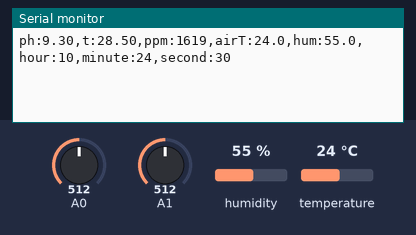
Simulated run of this sketch. Board: Arduino Uno, built with avr-gcc and run on an emulated ATmega328P. On the bench: the last lines printed to the serial monitor. Inputs (shaded band) come from the test bench; at power-on: humidity 55 %, A0 = 512, A1 = 512, temperature 24 °C. The local clock reads 2024-03-15 10:24:30 at power-on unless the sketch sets it.

Above: at 1.2 s.
1.3 s: humidity set to 22 %
2.8 s: A0 set to 716
At 4.1 s:
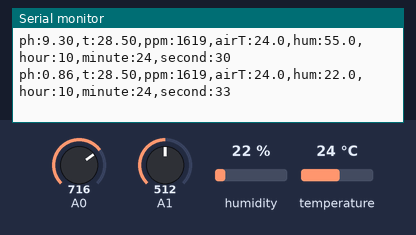
4.3 s: A1 set to 716
5.8 s: temperature set to 12 °C
At 7.1 s:
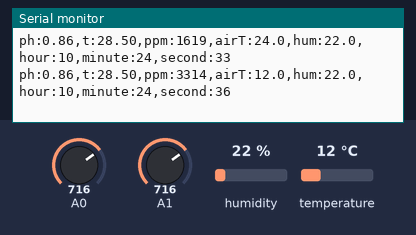
7.3 s: A0 set to 992
8.8 s: A1 set to 992
At 10.8 s:
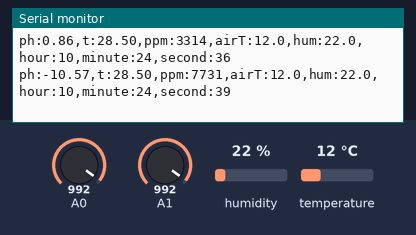
Timing chart, 0 to 11.3 s (numbered marks = the images above; inputs shaded):
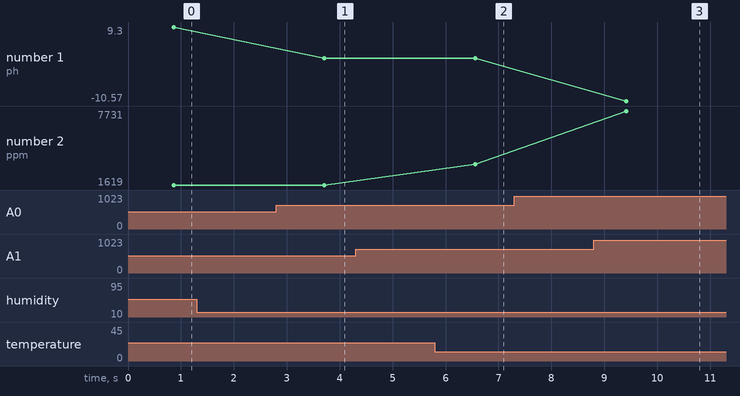

The sketch:

SHVF_arduino_FIXED.ino
```cpp
/*
#include <DHT.h>
#include <RtcDS1302.h>
#include <OneWire.h>
#include <DallasTemperature.h>

#define ONE_WIRE_BUS A2        // DS18B20 data wire on A2 (used as digital pin)
OneWire oneWire(ONE_WIRE_BUS);
DallasTemperature ds18b20(&oneWire);

// Smoothing (EMA) — adjust 0.2..0.4 for more/less smoothing
float waterEMA = NAN;
const float alpha = 0.3;

// Optional single-point trim (after testing with a reference therm.)
float tempOffsetC = 0.00;  // set later, e.g., +0.25 to add 0.25 °C

ThreeWire myWire(5, 4, 6);        // DAT, CLK, RST
RtcDS1302<ThreeWire> Rtc(myWire);    // RTC Object

// === Arduino UNO sensor sender ===
// Reads sensors and sends data to ESP32 via Serial every 2 seconds
#define DHTPIN 2
#define DHTTYPE DHT11
DHT dht(DHTPIN, DHTTYPE);
#define PH_SENSOR A0
#define TDS_SENSOR A1
#define WATER_TEMP_SENSOR A2

void setup() {
  Serial.begin(9600);
  dht.begin();

  Rtc.Begin();

  RtcDateTime currentTime = RtcDateTime(__DATE__ , __TIME__);
  //Rtc.SetDateTime(currentTime);

  ds18b20.begin();
  ds18b20.setResolution(12);           // 12-bit for best accuracy (±0.5 °C typical)
  ds18b20.setWaitForConversion(true);  // block until conversion done on requestTemperatures()
}

float readStableAnalog(int pin, int samples = 60) {
  float total = 0;
  for (int i = 0; i < samples; i++) {
    total += analogRead(pin);
    delay(5);
  }
  return total / samples;
}

float simulateWaterTemp() {
  return 25.5 + random(-10, 10) * 0.1;  // simulate small variation
}

float readWaterTempC_DS18B20() {
  // up to 3 tries to avoid occasional CRC/disconnect glitches
  for (int attempt = 0; attempt < 3; attempt++) {
    ds18b20.requestTemperatures();               // starts and waits for conversion (~750 ms at 12-bit)
    float t = ds18b20.getTempCByIndex(0);        // first device on the bus

    if (t != DEVICE_DISCONNECTED_C && t > -55 && t < 125) {
      // apply optional offset calibration
      t += tempOffsetC;

      // EMA smoothing
      if (isnan(waterEMA)) waterEMA = t;
      else waterEMA = alpha * t + (1.0 - alpha) * waterEMA;

      return waterEMA;  // smoothed reading
    }
    delay(50); // short pause before retry
  }
  // if all tries fail, keep last EMA (if any) or return NAN
  return waterEMA;
}

const float C7 = 600; //590; //659; //515.0; 555 556
const float C4 = 689; //792; //620.0;

const float m_ph = (6.86 - 4.01) / (C7 - C4);
const float b_ph = 6.86 - m_ph * C7; // small offset tweak

void loop() {
  //float phRaw = readStableAnalog(PH_SENSOR);
  //float phVolt = phRaw * (5.0 / 1023.0);
  //float phValue = 7 + ((2.5 - phVolt) / 0.18); // Adjust based on calibration

  float phval = readStableAnalog(PH_SENSOR, 100); // analogRead(A0);
  float  voltage = m_ph * phval + b_ph;    //phval; //* (5.0/1023.0) - 0.7;
  float phValue = voltage;

  float tdsRaw = readStableAnalog(TDS_SENSOR);
  float tdsVolt = tdsRaw * (5.0 / 1023.0);
  float tds = (133.42 * tdsVolt * tdsVolt * tdsVolt - 255.86 * tdsVolt * tdsVolt + 857.39 * tdsVolt) * 0.5;

    // float waterTemp = analogRead(A2) * (5.0/1023.0); //simulateWaterTemp();
     float waterTemp = readStableAnalog(WATER_TEMP_SENSOR); // * (5.0/1023.0); // old (volts)
    //float waterTemp = readWaterTempC_DS18B20();        // °C, smoothed & calibrated


  float airTemp = dht.readTemperature();
  float humidity = dht.readHumidity();

  RtcDateTime now = Rtc.GetDateTime();

  Serial.print("ph:");
  Serial.print(phValue, 2);
  Serial.print(",t:");
  Serial.print(waterTemp, 2);
  Serial.print(",ppm:");
  Serial.print(tds,0); //tds, 0);
  Serial.print(",airT:");
  Serial.print(airTemp, 1);
  Serial.print(",hum:");
  Serial.print(humidity, 1);
  Serial.print(",hour:");
  Serial.print(now.Hour(), 1);
  Serial.print(",minute:");
  Serial.print(now.Minute(), 1);
  Serial.print(",second:");
  Serial.println(now.Second(), 1);

  delay(2000);
}
*/


#include <DHT.h>
#include <RtcDS1302.h>
#include <OneWire.h>
#include <DallasTemperature.h>

// === Pins ===
#define DHTPIN 2
#define DHTTYPE DHT11
#define PH_SENSOR A0
#define TDS_SENSOR A1
#define DS18B20_PIN A2        // DS18B20 data line on A2 (as a digital-capable pin)

ThreeWire myWire(5, 4, 6);           // DS1302: DAT, CLK, RST
RtcDS1302<ThreeWire> Rtc(myWire);

DHT dht(DHTPIN, DHTTYPE);
OneWire oneWire(DS18B20_PIN);
DallasTemperature ds18b20(&oneWire);

// === DS18B20 smoothing & trim ===
float waterEMA = NAN;
const float EMA_ALPHA = 0.30;         // 0.2..0.4 typical
float tempOffsetC = 0.00;             // set after comparing vs reference thermometer

// === pH calibration (from your code) ===
const float C7 =  567.50; //600; // ADC at pH ~6.86/7.00 buffer
const float C4 = 640; //689; // ADC at pH ~4.01 buffer
const float m_ph = (7.00 - 4.00) / (C7 - C4); // 6.86 yung 7.00 tapos 4.01 yung 4.00
const float b_ph = 7.00 - m_ph * C7;

// === TDS/EC options ===
const float TDS_FACTOR = 0.7;         // 0.5 (NaCl) most meters; set 0.7 if your handheld uses 442/0.7 scale
// Temp compensation coefficient for EC (per °C from 25°C). 0.02 is common.
const float EC_TCOMP = 0.02;

// --- helpers ---
float readStableAnalog(int pin, int samples = 60) {
  float sum = 0;
  for (int i = 0; i < samples; i++) {
    sum += analogRead(pin);
    delay(5);
  }
  return sum / samples;
}

float readWaterTempC_DS18B20() {
  for (int attempt = 0; attempt < 3; attempt++) {
    ds18b20.requestTemperatures();         // waits until conversion done (with setWaitForConversion(true))
    float t = ds18b20.getTempCByIndex(0);  // first device
    if (t != DEVICE_DISCONNECTED_C && t > -55 && t < 125) {
      t += tempOffsetC;
      if (isnan(waterEMA)) waterEMA = t;
      else waterEMA = EMA_ALPHA * t + (1.0 - EMA_ALPHA) * waterEMA;
      return waterEMA;
    }
    delay(50);
  }
  return waterEMA; // may be NAN on first run if sensor missing
}

// Convert raw TDS sensor voltage to EC (µS/cm), with temp compensation, then to PPM.
float readTDSppm(float waterTempC) {
  // Average the analog input for less noise
  float tdsRaw = readStableAnalog(TDS_SENSOR, 60);
  float v = tdsRaw * (5.0f / 1023.0f);       // sensor output voltage (V) on 5V ADC

  // Temperature compensation (reference 25°C)
  float compCoeff = 1.0f + EC_TCOMP * (waterTempC - 25.0f);
  float vComp = v / compCoeff;

  // DFRobot polynomial: maps voltage -> EC (µS/cm)
  // Note: Many TDS boards output a voltage proportional to EC. This poly assumes their circuit.
  float ec_uS = (133.42f * vComp * vComp * vComp
               - 255.86f * vComp * vComp
               + 857.39f * vComp);

  if (ec_uS < 0) ec_uS = 0;

  // Convert EC (µS/cm) to TDS (ppm) using selected factor
  float ppm = ec_uS * TDS_FACTOR;

  return ppm;
}

void setup() {
  Serial.begin(9600);
  dht.begin();
  Rtc.Begin();

  // If you need to set RTC once:
  // RtcDateTime currentTime = RtcDateTime(__DATE__ , __TIME__);
  // Rtc.SetDateTime(currentTime);

  ds18b20.begin();
  ds18b20.setResolution(12);
  ds18b20.setWaitForConversion(true);
}

void loop() {
  // --- Water temperature (DS18B20) ---
  float waterTempC = 28.5; // readWaterTempC_DS18B20();   // °C

  // --- pH (from your linearized calibration) ---
  float phADC = readStableAnalog(PH_SENSOR, 100);
  float phValue = m_ph * phADC + b_ph;

  // --- TDS/PPM (with temp compensation) ---
  float tdsPPM = readTDSppm(isnan(waterTempC) ? 25.0f : waterTempC); // default 25°C if temp missing

  // --- Air temp & humidity ---
  float airTemp = dht.readTemperature();
  float humidity = dht.readHumidity();

  // --- Time ---
  RtcDateTime now = Rtc.GetDateTime();

  // --- Output ---
  Serial.print("ph:");
  Serial.print(phValue, 2);

  Serial.print(",t:");
  if (isnan(waterTempC)) Serial.print("nan");
  else Serial.print(waterTempC, 2);

  Serial.print(",ppm:");
  Serial.print(tdsPPM, 0);

  Serial.print(",airT:");
  Serial.print(airTemp, 1);

  Serial.print(",hum:");
  Serial.print(humidity, 1);

  Serial.print(",hour:");
  Serial.print(now.Hour());

  Serial.print(",minute:");
  Serial.print(now.Minute());

  Serial.print(",second:");
  Serial.println(now.Second());

  delay(2000);
}
```

Measured:
- after the input at 2.8 s, the serial monitor: prints a new line after 0.91 s (image 1)
- after the input at 5.8 s, the serial monitor: prints a new line after 0.77 s (image 2)
- after the input at 8.8 s, the serial monitor: prints a new line after 0.62 s (image 3)
- plotted number 1: 9.3 → 0.86 after the input at 2.8 s
- plotted number 2: 3314 → 7731 after the input at 8.8 s
